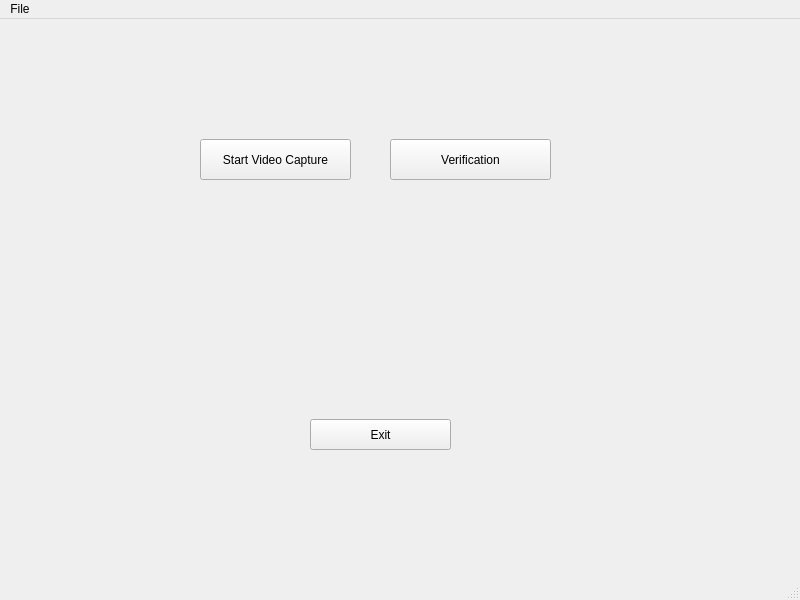
<?xml version="1.0" encoding="UTF-8"?>
<ui version="4.0">
 <class>MainWindow</class>
 <widget class="QMainWindow" name="MainWindow">
  <property name="geometry">
   <rect>
    <x>0</x>
    <y>0</y>
    <width>800</width>
    <height>600</height>
   </rect>
  </property>
  <property name="windowTitle">
   <string>Video Integrity using Blockchain</string>
  </property>
  <widget class="QWidget" name="centralwidget">
   <widget class="QPushButton" name="pbExit">
    <property name="geometry">
     <rect>
      <x>310</x>
      <y>400</y>
      <width>141</width>
      <height>31</height>
     </rect>
    </property>
    <property name="text">
     <string>Exit</string>
    </property>
   </widget>
   <widget class="QPushButton" name="pbStartVideoCapture">
    <property name="geometry">
     <rect>
      <x>200</x>
      <y>120</y>
      <width>151</width>
      <height>41</height>
     </rect>
    </property>
    <property name="text">
     <string>Start Video Capture</string>
    </property>
   </widget>
   <widget class="QPushButton" name="pbVerification">
    <property name="geometry">
     <rect>
      <x>390</x>
      <y>120</y>
      <width>161</width>
      <height>41</height>
     </rect>
    </property>
    <property name="text">
     <string>Verification</string>
    </property>
   </widget>
  </widget>
  <widget class="QMenuBar" name="menubar">
   <property name="geometry">
    <rect>
     <x>0</x>
     <y>0</y>
     <width>800</width>
     <height>22</height>
    </rect>
   </property>
   <widget class="QMenu" name="menuFile">
    <property name="title">
     <string>File</string>
    </property>
    <addaction name="actionExit"/>
    <addaction name="separator"/>
   </widget>
   <addaction name="menuFile"/>
  </widget>
  <widget class="QStatusBar" name="statusbar"/>
  <action name="actionExit">
   <property name="text">
    <string>Exit</string>
   </property>
  </action>
 </widget>
 <resources/>
 <connections/>
</ui>
